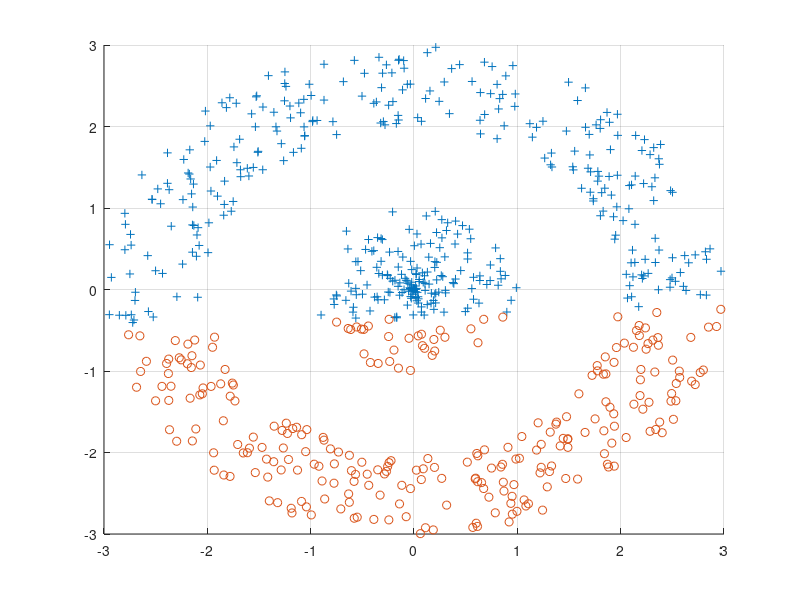

Here is the MATLAB script that generated this plot: (Note: this script raises an error after producing the figure.)
function kmeans_kernelkmeans

%% Initials
rng(12345)
clear; clc; close all
addpath('../simpleR/'),

%% Generate data (2-class concentric rings problem)
N1 = 200; N2 = 500;
x1 = 2*pi*rand(N1,1); r1 = rand(N1,1);
x2 = 2*pi*rand(N2,1); r2 = 2 + rand(N2,1);
X = [r1.*cos(x1) r1.*sin(x1) ; r2.*cos(x2) r2.*sin(x2)];
Y = [ones(N1,1) ; 2*ones(N2,1)];

%% Some parameters
k = 2;[N] = size(X,1);

%% k-means (Matlab) function
[idx,V] = kmeans(X, k, 'Display', 'iter');c1 = idx == 1;c2 = idx == 2;

%% plot
figure(1),clf, scatter(X(c1,1),X(c1,2),'+'),hold on, grid on,
scatter(X(c2,1),X(c2,2),'ro')

%% Kernel k-means
sigma = 1;Ke  = kernelmatrix('rbf',X',X',sigma);
Si = [ones(N,1) zeros(N,1)];Si(1,:) = [0 1];Si(2,:) = [0 1];
Si_prev = Si + 1;
while norm(Si-Si_prev,'fro') > 0
    Si_prev = Si;Si = assign_cluster(Ke,Si,k);
end

%% Plot results
Si = logical(Si);
figure(2), clf, scatter(X(Si(:,1),1),X(Si(:,1),2),'+'),hold on, grid on,
scatter(X(Si(:,2),1),X(Si(:,2),2),'ro')
end

%% Callback function
function Si = assign_cluster(Ke,Si,kc)
[N] = size(Ke,1);Nk = sum(Si,1);dist = zeros(N,kc);
for k = 1:kc
    dist(:,k) = diag(Ke) - (2/(Nk(k)))*sum(repmat(Si(:,k)',N,1).*Ke,2) + ...
        Nk(k)^(-2)*sum(sum((Si(:,k)*Si(:,k)').*Ke));
end
Si = real(dist == repmat(min(dist,[],2),1,kc));
end